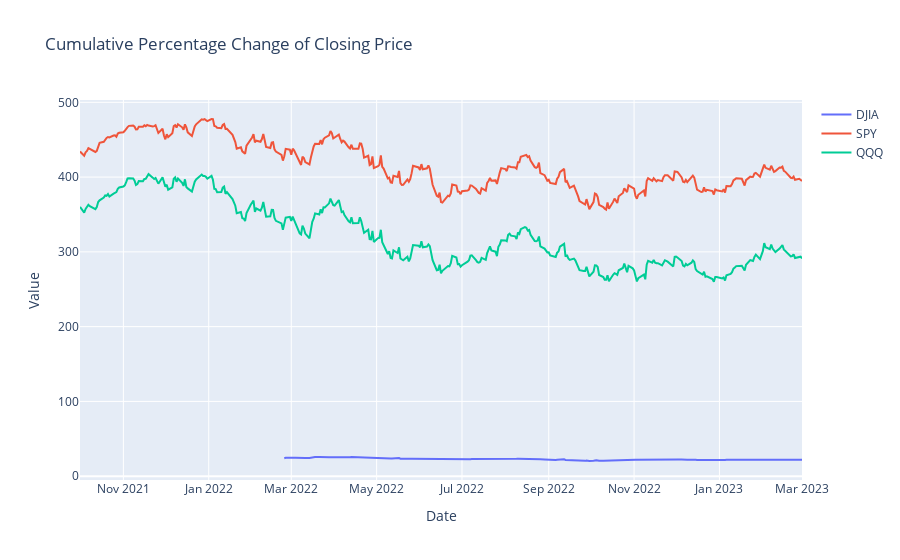

The notebook cell saved with this chart:
### Code cell
plot.plot_column_across_tickers(df, col_name = 'Close', title='Cumulative Percentage Change of Closing Price')

### Figure 1 — Plotly figure (JSON) as saved in the notebook; plotly's stock layout.template omitted (floating-point values rounded to 4 significant figures; data arrays with more than 128 entries replaced by an {"elided": "..."} marker saying what was removed)
{"data": [{"mode": "lines", "name": "DJIA", "type": "scatter", "x": {"elided": "255 str values"}, "y": {"elided": "255 float values"}}, {"mode": "lines", "name": "SPY", "type": "scatter", "x": {"elided": "355 str values"}, "y": {"elided": "355 float values"}}, {"mode": "lines", "name": "QQQ", "type": "scatter", "x": {"elided": "355 str values"}, "y": {"elided": "355 float values"}}], "layout": {"autosize": true, "title": {"text": "Cumulative Percentage Change of Closing Price"}, "xaxis": {"autorange": true, "range": ["2021-10-01", "2023-03-01"], "title": {"text": "Date"}, "type": "date"}, "yaxis": {"autorange": true, "range": [-5.101, 503.1], "title": {"text": "Value"}, "type": "linear"}}}
